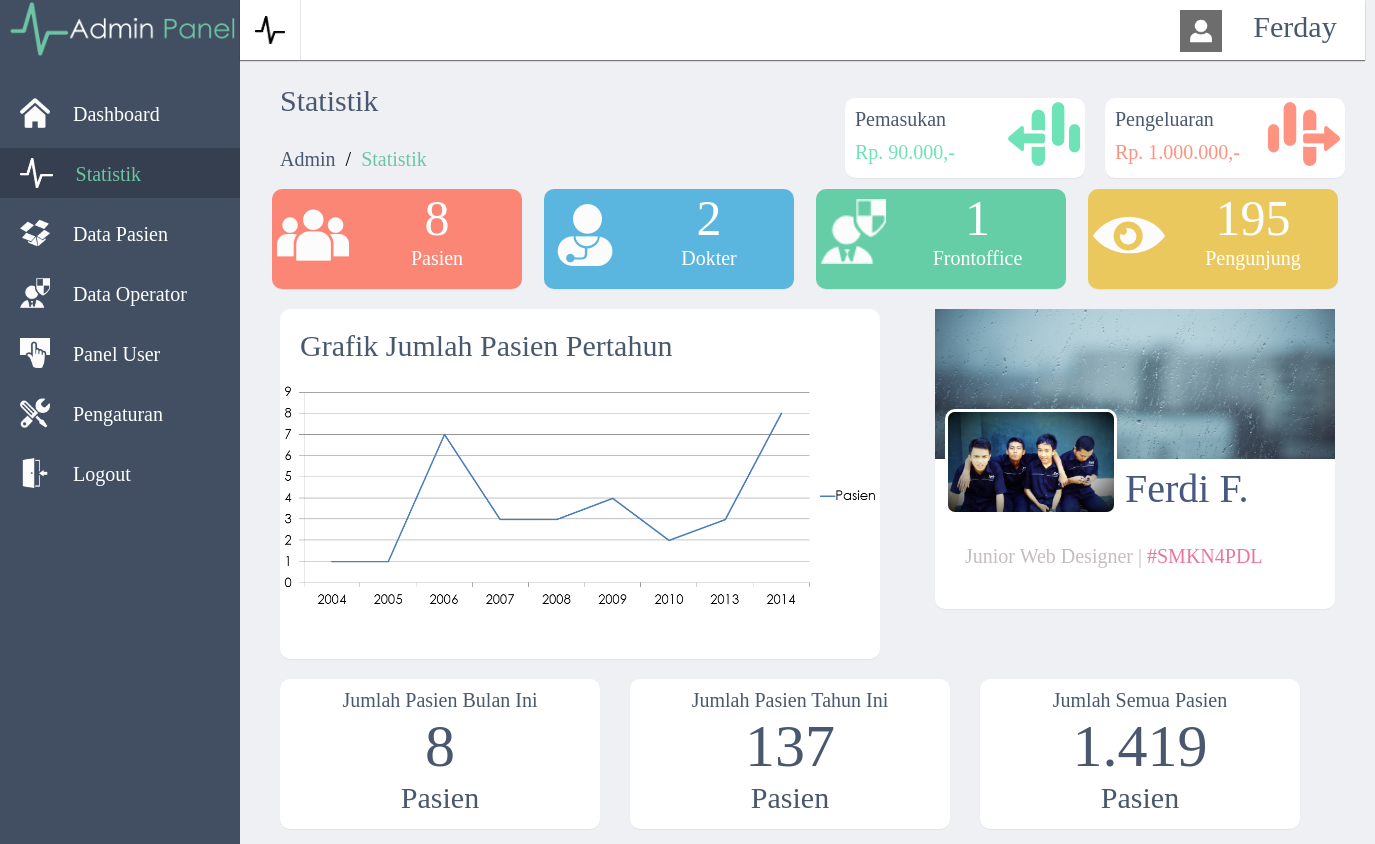
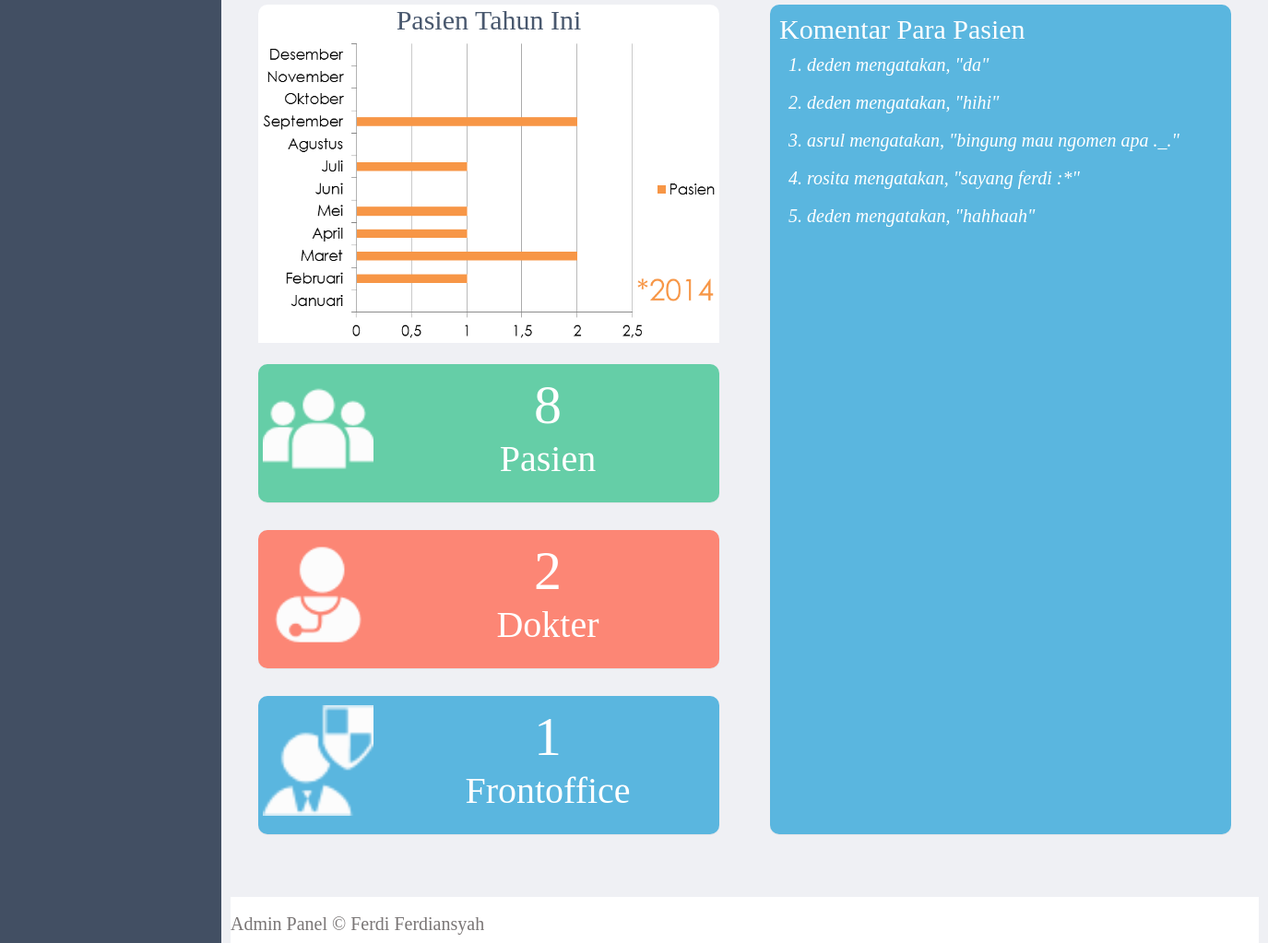
The app's page /p/admin/statistik.php (signed in) with its own data (2 pictures, top to bottom).
### tables this page shows
CREATE TABLE IF NOT EXISTS `komentar` (
  `id` int(15) NOT NULL AUTO_INCREMENT,
  `username` varchar(20) NOT NULL,
  `komentar` varchar(1000) NOT NULL,
  PRIMARY KEY (`id`)
);

### p/admin/statistik.php (the view, shortened to what this page needs)
<?php
$query = mysql_query ("SELECT * FROM databaru");
$pasien= mysql_num_rows ($query);
$query2 = mysql_query ("SELECT * FROM user where level='dokter'");
$dokter= mysql_num_rows ($query2);
$query3 = mysql_query ("SELECT * FROM user where level='frontoffice'");
$operator= mysql_num_rows ($query3);
?>
<html>
<head>
	<link rel="stylesheet" type="text/css" href="style.css">
</head>
<body>
	<div id='wrapper'>
		<div id='menukiri'>
		<center><img src="img/logo.png" height='60'></center><br>
		<a href="index.php"><div class='menu'>
			<img src="img/house.png" height='30' align='left' style='margin-left:20px;margin-top:10px;'>
			<font class='sk' style='margin-left:20px;margin-top:15px;display:inline-block;'>Dashboard</font>
		</div>
		</a>
		<a href="statistik.php">
		<div class='menu-active'>
			<img src="img/statistik.png" height='30' align='left' style='margin-left:20px;margin-top:10px;'>
			<font class='sk' style='margin-left:20px;margin-top:15px;display:inline-block;'>Statistik</font>
		</div>
		</a>
		<a href="pasien.php">
		<div class='menu'>
			<img src="img/data.png" height='30' align='left' style='margin-left:20px;margin-top:10px;'>
			<font class='sk' style='margin-left:20px;margin-top:15px;display:inline-block;'>Data Pasien</font>
		</div>
		</a>
		<a href="dataop.php">
		<div class='menu'>
			<img src="img/frontoffice.png" height='30' align='left' style='margin-left:20px;margin-top:10px;'>
			<font class='sk' style='margin-left:20px;margin-top:15px;display:inline-block;'>Data Operator</font>
		</div>
		</a>
		<a href="paneluser.php">
		<div class='menu'>
			<img src="img/panel.png" height='30' align='left' style='margin-left:20px;margin-top:10px;'>
			<font class='sk' style='margin-left:20px;margin-top:15px;display:inline-block;'>Panel User</font>
		</div>
		</a>
		<a href="#">
		<div class='menu'>
			<img src="img/setting.png" height='30' align='left' style='margin-left:20px;margin-top:10px;'>
			<font class='sk' style='margin-left:20px;margin-top:15px;display:inline-block;'>Pengaturan</font>
		</div>
		</a>
		<a href="../../login.php?op=out">
		<div class='menu'>
			<img src="img/logout.png" height='30' align='left' style='margin-left:20px;margin-top:10px;'>
			<font class='sk' style='margin-left:20px;margin-top:15px;display:inline-block;'>Logout</font>
		</div>
		</a>
		</div>
		<div id='menuatas'>
		<a href="#">
		<div id='sub-statistik'>
		</div>
		</a>
		<a href='#'>
		<div id='user'>
		<img src="img/profil.png" height='70%' align='left' style='margin-top:10px;margin-left:15px;'>
		<font class='k' style='margin-top:10px;display:inline-block;text-transform:capitalize;'><?php echo $_SESSION['userid'];?></font>
		</div>
		</a>
	</div>
		<article>
			<br><br><br>
			<font class='k' style='padding:30px;display:inline-block;color:#49586E;'>Statistik</font><br>
			<font class='sk' style='margin-left:30px;display:inline-block;'><a href='#'>Admin</a>&nbsp;&nbsp;/&nbsp;&nbsp;<font class='sk' style='color:#6DC5A3;'>Statistik</font></font>
			<div id='info'>
				<font class='sk' style='padding:10px;display:inline-block;color:#49586E;'>Pengeluaran</font>
				<img src="img/pengeluaran.png" align='right' style='margin-right:5px;'>
				<font style='font-size:20px;margin-top:-10px;padding:10px;display:inline-block;color:#FF9381;'>Rp. 1.000.000,-</font>
			</div>
			<div id='info'>
				<font class='sk' style='padding:10px;display:inline-block;color:#49586E;'>Pemasukan</font>
				<img src="img/pemasukan.png" align='right' style='margin-right:5px;'>
				<font style='font-size:20px;margin-top:-10px;padding:10px;display:inline-block;color:#6FE3B8;'>Rp. 90.000,-</font>
			</div>
			<br><br>
			<div id='statistik' style='background:#FC8675;'>
				<img src="img/pasien.png" style='margin-left:5px;margin-top:10px;' align='left'>
				<font class='b'><?php echo $pasien; ?></font><br>
				<font class='sk'> Pasien </font>
			</div>
			<div id='statistik' style='background:#5AB6DF;'>
				<img src="img/dokter.png" style='margin-left:5px;margin-top:10px;' align='left'>
				<font class='b'><?php echo $dokter; ?></font><br>
				<font class='sk'> Dokter </font>
			</div>
			<div id='statistik' style='background:#65CEA7;'>
				<img src="img/frontoffice.png" height='65%' style='margin-left:5px;margin-top:10px;' align='left'>
				<font class='b'><?php echo $operator; ?></font><br>
				<font class='sk'> Frontoffice </font>
			</div>
			<div id='statistik' style='background:#EBC85E;'>
				<img src="img/visitor.png" style='margin-left:5px;margin-top:10px;' align='left'>
				<font class='b'>195</font><br>
				<font class='sk'> Pengunjung </font>
			</div>
			<div id='grafik' style='display:inline-block;width:600px;margin-top:20px;height:350px;'>
				<font class='k' style='display:inline-block;padding:20px;color:#49586E;'>Grafik Jumlah Pasien Pertahun</font>
				<img src="img/grafik.png" width='100%'>
			</div>
			<div id='profil'>
				<div class='sampul'>
					<img src="img/ferdi.jpg" height='100' style='border-radius:10px;margin-left:10px;margin-top:100px;border:3px solid white;'><br>
					<font class='s' style='display:inline-block;margin-top:-50px;margin-left:190px;color:#495882;'>Ferdi F.</font><br>
				<font class='sk' style='color:#C5BCC2;padding:30px;display:inline-block;'>Junior Web Designer | <font class='sk' style='color:#ED759E;'>#SMKN4PDL</font></font></font>
				</div>
			</div>
			<div id='grafikvisitor'>
				<center>
				<font class='sk' style='color:#49586E;display:inline-block;margin-top:10px;'>Jumlah Pasien Bulan Ini</font><br>
					<font class='sb' style='color:#49586E;'><?php echo $pasien; ?></font><br>
					<font class='k' style='color:#49586E;'> Pasien </font>
				</center>
			</div>
			<div id='grafikvisitor'>
				<center>
				<font class='sk' style='color:#49586E;display:inline-block;margin-top:10px;'>Jumlah Pasien Tahun Ini</font><br>
					<font class='sb' style='color:#49586E;'>137</font><br>
					<font class='k' style='color:#49586E;'> Pasien </font>
				</center>
			</div>
			<div id='grafikvisitor'>
				<center>
				<font class='sk' style='color:#49586E;display:inline-block;margin-top:10px;'>Jumlah Semua Pasien</font><br>
					<font class='sb' style='color:#49586E;'>1.419</font><br>
					<font class='k' style='color:#49586E;'> Pasien </font>
				</center>
			</div>
			<div id='grafikbulan' style='margin-top:20px;height:350px;border-radius:10px;'>
				<center><font class='k' style='color:#49586E;display:inline-block;'>Pasien Tahun Ini</font></center>
				<img src="img/grafikbulan.png" width='100%'>
			</div>
			<div id='komentar'>
				<font class='k' style='display:inline-block;padding:10px;color:white;'>Komentar Para Pasien</font>
				<br>
				<?php
				$query1="select * from komentar";
				$result=mysql_query($query1) or die(mysql_error());
				$no = 1;
				while($rows=mysql_fetch_object($result)){
      ?>
				<font class='sk' style='color:white;margin-left:20px;'><i><?php echo $no; ?>. <?php echo $rows -> username; ?> mengatakan, "<?php echo $rows -> komentar; ?>"</i></font><br><br>
				<?php
				$no++;
			}
			?>
			</div>
			<div id='uang' style='background: #65CEA7;margin-top:40px;'>
				<img src="img/pasien.png" height='80%' style='margin-left:5px;margin-top:10px;' align='left'>
				<font class='sb' style='color:white;display:inline-block;margin-top:10px;'><?php echo $pasien; ?></font><br>
				<font class='s' style='color:white;'> Pasien </font>
			</div>
			<div id='uang' style='background:#FC8675;'>
				<img src="img/dokter.png" height='80%' style='margin-left:5px;margin-top:10px;' align='left'>
				<font class='sb' style='color:white;display:inline-block;margin-top:10px;'><?php echo $dokter; ?></font><br>
				<font class='s' style='color:white;'> Dokter </font>
			</div>
			<div id='uang' style='background:#5AB6DF;'>
				<img src="img/frontoffice.png" height='80%' style='margin-left:5px;margin-top:10px;' align='left'>
				<font class='sb' style='color:white;display:inline-block;margin-top:10px;'><?php echo $operator; ?></font><br>
				<font class='s' style='color:white;'> Frontoffice </font>
			</div>
			<br><br>
			<footer>
				<br><font class='sk' style='color:#7A7676;'> Admin Panel &copy; Ferdi Ferdiansyah</font>
			</footer>
		</article>
	</div>
</body>
</html>

### p/admin/style.css (style rules this page uses)
body { margin:0; font-family: 'Century Gothic'; background:#EFF0F4; }
a { text-decoration: none; color: #49586E;; }
#wrapper { width: 100%; height:auto; background:#EFF0F4; }
#menukiri { width: 240px; height: 100%; background: #424F63; float: left; position: fixed; }
.menu { width: 100%; height: 50px; color: white; margin-top: 10px; -o-transition:0.2s; -ms-transition:0.2s; -moz-transition:0.2s; -webkit-transition:0.2s; transition:0.2s; }
.menu-active { width: 100%; height: 50px; background: #353F4F; color:#6DC5A3; margin-top: 10px; -o-transition:0.2s; -ms-transition:0.2s; -moz-transition:0.2s; -webkit-transition:0.2s; transition:0.2s; }
#menuatas { width: 1125px; height: 60px; background: white; position: fixed; margin-left: 240px; box-shadow: 0 1px 1px rgba(0,0,0,.5); }
font { font-family: 'Century Gothic'; }
font.sk { font-size: 20px; }
font.k { font-size: 30px; }
font.s { font-size: 40px; }
font.b { font-size: 50px; }
font.sb { font-size: 60px; }
#sub-statistik { width:60px; height: 100%; background-image: url(img/statistiksub.png); background-size: 30px; background-position:center; background-repeat: no-repeat; float: left; -o-transition:0.2s; -ms-transition:0.2s; -moz-transition:0.2s; -webkit-transition:0.2s; transition:0.2s; border-right: 1px solid #e7e7e7; }
#user { width:200px; height: 100%; float:right; color: #49586E; text-align: center; -o-transition:0.2s; -ms-transition:0.2s; -moz-transition:0.2s; -webkit-transition:0.2s; transition:0.2s; }
article { width: 1115px; margin-left: 250px; }
#info { width:240px; height:80px; background: white; float: right; box-shadow: 0 1px 1px rgba(0,0,0,.05); margin-right: 20px; margin-top: -50px; border-radius: 10px; }
#grafik { width: 1050px; height: 500px; background: #FFFFFF; margin-left: 30px; box-shadow: 0 1px 1px rgba(0,0,0,.05); border-radius: 10px; }
#grafikbulan { width: 500px; height: 520px; background: #FFFFFF; margin-left: 30px; box-shadow: 0 1px 1px rgba(0,0,0,.05); float:left; border-radius: 10px; }
footer { width: 100%; height: 50px; background: #FFFFFF; margin-top: 50px; display: inline-block; }
#statistik { width: 250px; height:100px; background: red; margin-left: 22px; box-shadow: 0 1px 1px rgba(0,0,0,.05); border-radius: 10px; float: left; color: white; text-align: center; }
#profil { width: 400px; height: 300px; background: white; float: right; margin-right: 30px; margin-top: 20px; box-shadow: 0 1px 1px rgba(0,0,0,.05); border-radius: 10px; }
.sampul { width: 100%; height: 50%; background-image: url(img/rain.jpg); background-position:center; background-size: 100%; background-repeat: no-repeat; }
#grafikvisitor { margin-top:20px; width:320px; height:150px; background: #FFFFFF; box-shadow: 0 1px 1px rgba(0,0,0,.05); border-radius: 10px; display: inline-block; float: left; margin-left: 30px; }
#komentar { width: 500px; height: 900px; background:#5AB6DF; float: right; margin-right: 30px; margin-top: 20px; box-shadow: 0 1px 1px rgba(0,0,0,.05); border-radius: 10px; overflow: auto; }
#uang { width: 500px; height: 150px; display: inline-block; margin-top: 30px; margin-left: 30px; box-shadow: 0 1px 1px rgba(0,0,0,.05); border-radius: 10px; text-align: center; }

### records on screen
komentar: username "deden", komentar "da"
komentar: username "deden", komentar "hihi"
komentar: username "asrul", komentar "bingung mau ngomen apa ._."
komentar: username "rosita", komentar "sayang ferdi :*"
komentar: username "deden", komentar "hahhaah"

### other values on screen
$_SESSION['userid'] "Ferday"
$pasien "8"
$dokter "2"
$operator "1"
